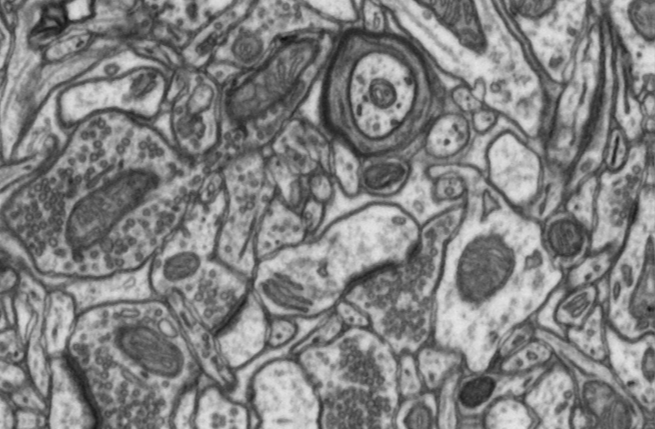
%> input picture Project 2/Youssef/CV object detection example/test/img1.png, 655 x 429 px
$ octave --eval "result = computeTask1BFeatures(imread('test/img1.png'));"   (GNU Octave 9; MATLAB toolbox functions it lacks are replaced by stand-ins)
%> lines starting %> are read from the running program, lines starting %| are printed output that depends on the picture
### Project 2/Youssef/CV object detection example/hessianLambdas.m
function [ lambda1, lambda2 ] = hessianLambdas( image )
%computes the hessian of an image and then computes the lambda values for
%each pixel

Ix = imfilter(image, fspecial('prewitt'));
Iy = imfilter(image, (fspecial('prewitt'))');
Ixx = imfilter(Ix, fspecial('prewitt'));
Iyy = imfilter(Iy, (fspecial('prewitt'))');
Ixy = imfilter(Ix, (fspecial('prewitt'))');

% computing the hessian matrix before computing the lambas

lambda1 = 0.5*(Ixx+Iyy - sqrt((Ixx - Iyy).^2 + 4*Ixy.^2 ));
lambda2 = 0.5*(Ixx+Iyy + sqrt((Ixx - Iyy).^2 + 4*Ixy.^2 ));

end

### Project 2/Youssef/CV object detection example/computeTask1BFeatures.m
% You have to fill in the code in this function for Task 1B
% (Hessian
function features = computeTask1BFeatures( image )

% features should be a matrix for which the value
%   features(I,J) is the value of the feature J at pixel I

% % This is an example that just places the pixels values in the feature
% % matrix
% % You HAVE TO RE-IMPLEMENT ACCORDING TO THE INSTRUCTIONS
% warning('YOU HAVE TO COMMENT THIS CODE OUT AND PLACE YOURS');
% numPixs = numel(image);
% features = zeros( numPixs, 1 ); % just one feature for the example
% features(:,1) = image(:);   % just the pixel values as the feature

sigmas = [1 2 4];
features = zeros(size(image, 1), size(image, 2), 2*length(sigmas));

for i=1:length(sigmas)

    temp = imfilter(image, fspecial('gaussian', sigmas(i)));
    [lambda1, lambda2] = hessianLambdas(temp);

    features(:, :, i) = lambda1;
    features(:, :, i+1) = lambda2;

    clear temp lamdba1 lambda2;
end
%> this loop made 3 passes
%> pass 1, in hessianLambdas, `Ix = imfilter(image, fspecial('prewitt'));`:
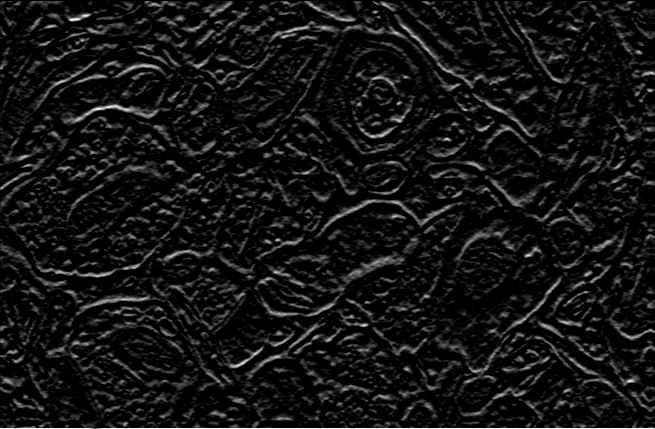
%> Ix: size 429x655 uint8; min 0, max 255, mean 19.6
%> pass 1, in hessianLambdas, `Iy = imfilter(image, (fspecial('prewitt'))');`:
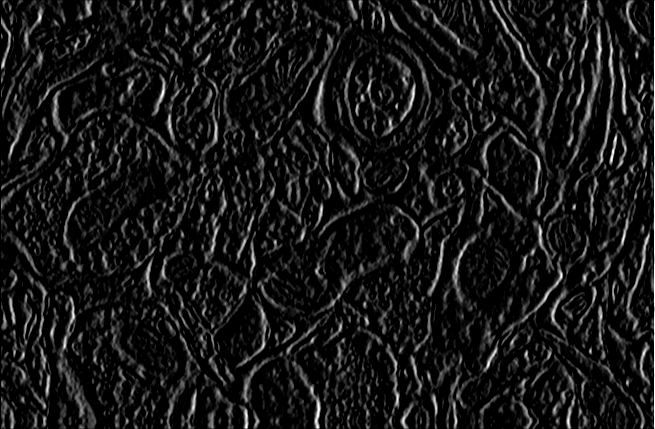
%> Iy: size 429x655 uint8; min 0, max 255, mean 23.1
%> pass 1, in hessianLambdas, `Ixx = imfilter(Ix, fspecial('prewitt'));`:
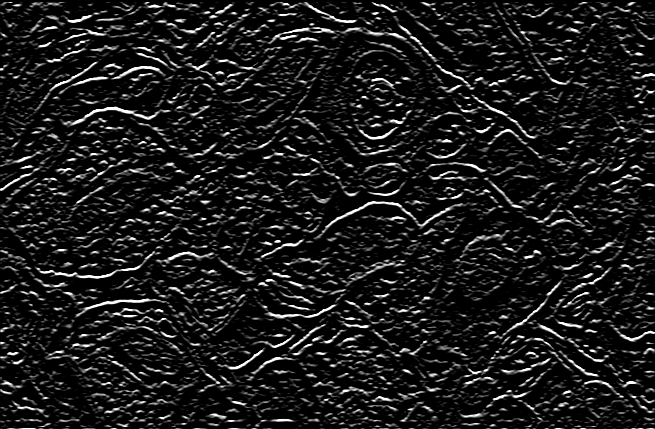
%> Ixx: size 429x655 uint8; min 0, max 255, mean 26.8
%> pass 1, in hessianLambdas, `Iyy = imfilter(Iy, (fspecial('prewitt'))');`:
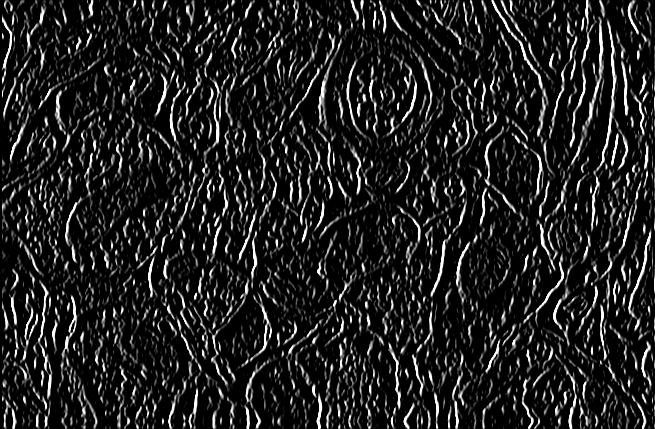
%> Iyy: size 429x655 uint8; min 0, max 255, mean 32.8

features = reshape(features, [], size(features, 3));

end
